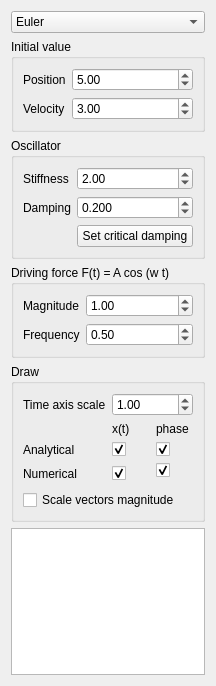
<?xml version="1.0" encoding="UTF-8"?>
<ui version="4.0">
 <class>WidgetTestIntegrators</class>
 <widget class="QWidget" name="WidgetTestIntegrators">
  <property name="geometry">
   <rect>
    <x>0</x>
    <y>0</y>
    <width>216</width>
    <height>686</height>
   </rect>
  </property>
  <property name="maximumSize">
   <size>
    <width>260</width>
    <height>16777215</height>
   </size>
  </property>
  <property name="windowTitle">
   <string>Form</string>
  </property>
  <layout class="QVBoxLayout" name="verticalLayout">
   <item>
    <widget class="QComboBox" name="integrator">
     <item>
      <property name="text">
       <string>Euler</string>
      </property>
     </item>
     <item>
      <property name="text">
       <string>Symplectic Euler</string>
      </property>
     </item>
     <item>
      <property name="text">
       <string>Midpoint</string>
      </property>
     </item>
     <item>
      <property name="text">
       <string>RK2 (Heun)</string>
      </property>
     </item>
     <item>
      <property name="text">
       <string>RK4</string>
      </property>
     </item>
     <item>
      <property name="text">
       <string>Verlet</string>
      </property>
     </item>
    </widget>
   </item>
   <item>
    <widget class="QGroupBox" name="groupBox_2">
     <property name="title">
      <string>Initial value</string>
     </property>
     <layout class="QFormLayout" name="formLayout_2">
      <item row="0" column="0">
       <widget class="QLabel" name="label_6">
        <property name="text">
         <string>Position</string>
        </property>
       </widget>
      </item>
      <item row="0" column="1">
       <widget class="QDoubleSpinBox" name="initialPos">
        <property name="minimum">
         <double>-10.000000000000000</double>
        </property>
        <property name="maximum">
         <double>10.000000000000000</double>
        </property>
        <property name="value">
         <double>5.000000000000000</double>
        </property>
       </widget>
      </item>
      <item row="1" column="0">
       <widget class="QLabel" name="label_5">
        <property name="text">
         <string>Velocity</string>
        </property>
       </widget>
      </item>
      <item row="1" column="1">
       <widget class="QDoubleSpinBox" name="initialVel">
        <property name="minimum">
         <double>-10.000000000000000</double>
        </property>
        <property name="maximum">
         <double>10.000000000000000</double>
        </property>
        <property name="value">
         <double>3.000000000000000</double>
        </property>
       </widget>
      </item>
     </layout>
    </widget>
   </item>
   <item>
    <widget class="QGroupBox" name="groupBox">
     <property name="title">
      <string>Oscillator</string>
     </property>
     <layout class="QFormLayout" name="formLayout">
      <item row="0" column="0">
       <widget class="QLabel" name="label">
        <property name="text">
         <string>Stiffness</string>
        </property>
       </widget>
      </item>
      <item row="0" column="1">
       <widget class="QDoubleSpinBox" name="stiffness">
        <property name="maximum">
         <double>1000.000000000000000</double>
        </property>
        <property name="value">
         <double>2.000000000000000</double>
        </property>
       </widget>
      </item>
      <item row="1" column="0">
       <widget class="QLabel" name="label_2">
        <property name="text">
         <string>Damping</string>
        </property>
       </widget>
      </item>
      <item row="1" column="1">
       <widget class="QDoubleSpinBox" name="damping">
        <property name="decimals">
         <number>3</number>
        </property>
        <property name="maximum">
         <double>1000.000000000000000</double>
        </property>
        <property name="singleStep">
         <double>0.100000000000000</double>
        </property>
        <property name="value">
         <double>0.200000000000000</double>
        </property>
       </widget>
      </item>
      <item row="2" column="1">
       <widget class="QPushButton" name="btnCriticalDamp">
        <property name="text">
         <string>Set critical damping</string>
        </property>
       </widget>
      </item>
     </layout>
    </widget>
   </item>
   <item>
    <widget class="QGroupBox" name="groupBox_3">
     <property name="title">
      <string>Driving force F(t) = A cos (w t)</string>
     </property>
     <layout class="QFormLayout" name="formLayout_3">
      <item row="0" column="0">
       <widget class="QLabel" name="label_3">
        <property name="text">
         <string>Magnitude</string>
        </property>
       </widget>
      </item>
      <item row="0" column="1">
       <widget class="QDoubleSpinBox" name="forceMagnitude">
        <property name="maximum">
         <double>1000.000000000000000</double>
        </property>
        <property name="value">
         <double>1.000000000000000</double>
        </property>
       </widget>
      </item>
      <item row="1" column="0">
       <widget class="QLabel" name="label_4">
        <property name="text">
         <string>Frequency</string>
        </property>
       </widget>
      </item>
      <item row="1" column="1">
       <widget class="QDoubleSpinBox" name="forceFrequency">
        <property name="maximum">
         <double>1000.000000000000000</double>
        </property>
        <property name="value">
         <double>0.500000000000000</double>
        </property>
       </widget>
      </item>
     </layout>
    </widget>
   </item>
   <item>
    <widget class="QGroupBox" name="groupBox_4">
     <property name="title">
      <string>Draw</string>
     </property>
     <layout class="QGridLayout" name="gridLayout_2">
      <item row="2" column="2">
       <widget class="QCheckBox" name="drawPhaseAnalytic">
        <property name="text">
         <string/>
        </property>
        <property name="checked">
         <bool>true</bool>
        </property>
       </widget>
      </item>
      <item row="3" column="2">
       <widget class="QCheckBox" name="drawPhaseNumerical">
        <property name="text">
         <string/>
        </property>
        <property name="checked">
         <bool>true</bool>
        </property>
       </widget>
      </item>
      <item row="3" column="1" rowspan="2">
       <widget class="QCheckBox" name="drawOscillationNumerical">
        <property name="text">
         <string/>
        </property>
        <property name="checked">
         <bool>true</bool>
        </property>
       </widget>
      </item>
      <item row="2" column="0">
       <widget class="QLabel" name="label_11">
        <property name="text">
         <string>Analytical</string>
        </property>
       </widget>
      </item>
      <item row="1" column="1">
       <widget class="QLabel" name="label_8">
        <property name="text">
         <string>x(t)</string>
        </property>
       </widget>
      </item>
      <item row="3" column="0" rowspan="2">
       <widget class="QLabel" name="label_10">
        <property name="text">
         <string>Numerical</string>
        </property>
       </widget>
      </item>
      <item row="2" column="1">
       <widget class="QCheckBox" name="drawOscillationAnalytic">
        <property name="text">
         <string/>
        </property>
        <property name="checked">
         <bool>true</bool>
        </property>
       </widget>
      </item>
      <item row="1" column="2">
       <widget class="QLabel" name="label_9">
        <property name="text">
         <string>phase</string>
        </property>
       </widget>
      </item>
      <item row="0" column="0">
       <widget class="QLabel" name="label_7">
        <property name="text">
         <string>Time axis scale</string>
        </property>
       </widget>
      </item>
      <item row="0" column="1" colspan="2">
       <widget class="QDoubleSpinBox" name="timeScale">
        <property name="decimals">
         <number>2</number>
        </property>
        <property name="maximum">
         <double>100.000000000000000</double>
        </property>
        <property name="singleStep">
         <double>0.100000000000000</double>
        </property>
        <property name="value">
         <double>1.000000000000000</double>
        </property>
       </widget>
      </item>
      <item row="5" column="0" colspan="3">
       <widget class="QCheckBox" name="drawScaleVectors">
        <property name="text">
         <string>Scale vectors magnitude</string>
        </property>
       </widget>
      </item>
     </layout>
    </widget>
   </item>
   <item>
    <widget class="QTextEdit" name="textSimVals">
     <property name="sizePolicy">
      <sizepolicy hsizetype="Expanding" vsizetype="Preferred">
       <horstretch>0</horstretch>
       <verstretch>0</verstretch>
      </sizepolicy>
     </property>
     <property name="font">
      <font>
       <pointsize>8</pointsize>
      </font>
     </property>
     <property name="readOnly">
      <bool>true</bool>
     </property>
    </widget>
   </item>
   <item>
    <spacer name="verticalSpacer">
     <property name="orientation">
      <enum>Qt::Orientation::Vertical</enum>
     </property>
     <property name="sizeHint" stdset="0">
      <size>
       <width>20</width>
       <height>40</height>
      </size>
     </property>
    </spacer>
   </item>
  </layout>
 </widget>
 <resources/>
 <connections/>
</ui>
